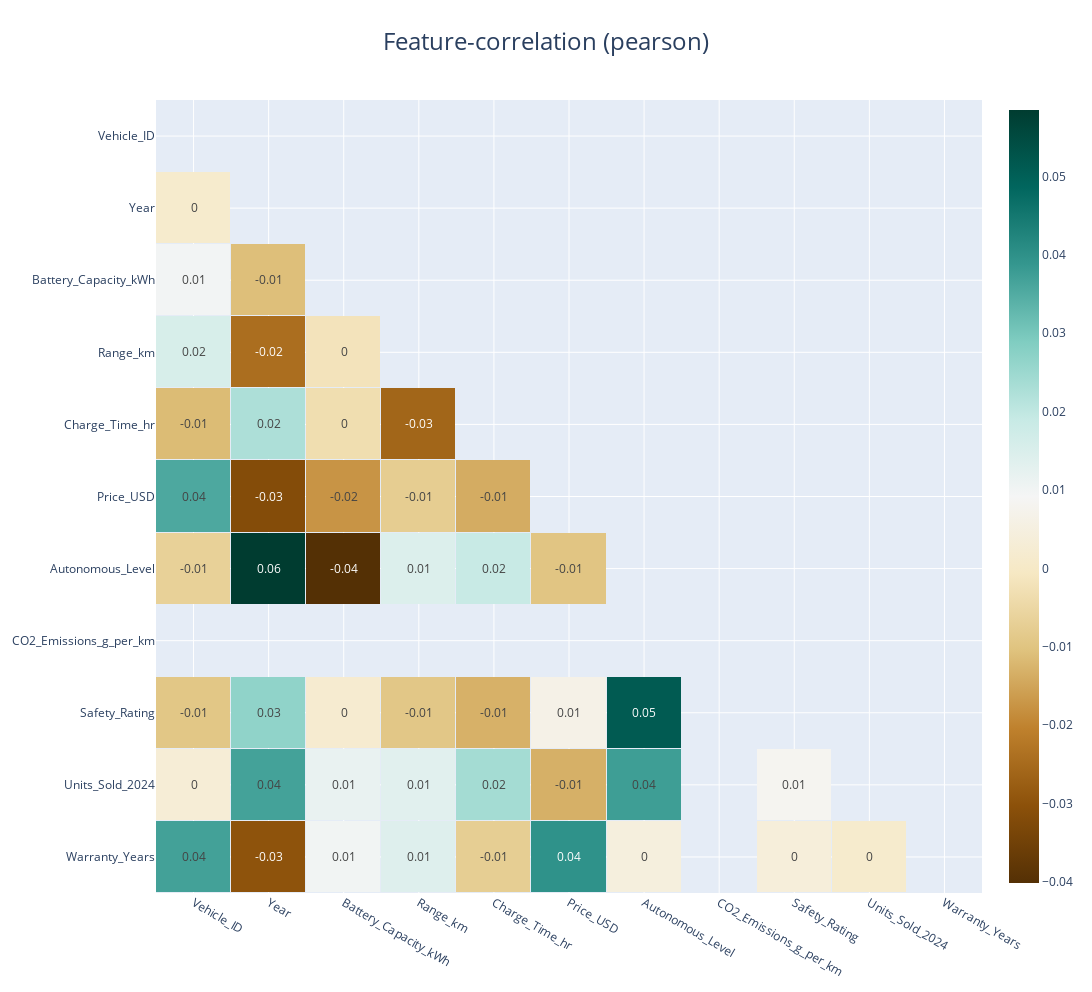

This figure's notebook cell:
### Code cell
klib.corr_interactive_plot(df, figsize=(10,6))

### Figure 1 — Plotly figure (JSON) as saved in the notebook; plotly's stock layout.template omitted (floating-point values rounded to 4 significant figures)
{"data": [{"colorscale": [[0, "rgb(84,48,5)"], [0.1, "rgb(140,81,10)"], [0.2, "rgb(191,129,45)"], [0.3, "rgb(223,194,125)"], [0.4, "rgb(246,232,195)"], [0.5, "rgb(245,245,245)"], [0.6, "rgb(199,234,229)"], [0.7, "rgb(128,205,193)"], [0.8, "rgb(53,151,143)"], [0.9, "rgb(1,102,94)"], [1, "rgb(0,60,48)"]], "hoverongaps": false, "text": [["", 0, 0, "", 0, 0.04, -0.01, 0.01, 0.01, -0.03, 0.04], ["", "", 0.01, "", 0.04, -0.01, 0.02, 0.01, 0.01, 0.04, 0], ["", "", "", "", 0.05, 0.01, -0.01, -0.01, 0, 0.03, -0.01], ["", "", "", "", "", "", "", "", "", "", ""], ["", "", "", "", "", -0.01, 0.02, 0.01, -0.04, 0.06, -0.01], ["", "", "", "", "", "", -0.01, -0.01, -0.02, -0.03, 0.04], ["", "", "", "", "", "", "", -0.03, 0, 0.02, -0.01], ["", "", "", "", "", "", "", "", 0, -0.02, 0.02], ["", "", "", "", "", "", "", "", "", -0.01, 0.01], ["", "", "", "", "", "", "", "", "", "", 0], ["", "", "", "", "", "", "", "", "", "", ""]], "textfont": {"size": 12}, "texttemplate": "%{text}", "type": "heatmap", "x": ["Warranty_Years", "Units_Sold_2024", "Safety_Rating", "CO2_Emissions_g_per_km", "Autonomous_Level", "Price_USD", "Charge_Time_hr", "Range_km", "Battery_Capacity_kWh", "Year", "Vehicle_ID"], "xgap": 1, "y": ["Warranty_Years", "Units_Sold_2024", "Safety_Rating", "CO2_Emissions_g_per_km", "Autonomous_Level", "Price_USD", "Charge_Time_hr", "Range_km", "Battery_Capacity_kWh", "Year", "Vehicle_ID"], "ygap": 1, "z": [[NaN, 0.001246, 0.003833, NaN, 0.004357, 0.03981, -0.007418, 0.01417, 0.01009, -0.02982, 0.03692], [NaN, NaN, 0.008205, NaN, 0.03754, -0.01332, 0.02392, 0.01351, 0.01175, 0.03673, 0.003102], [NaN, NaN, NaN, NaN, 0.05126, 0.006342, -0.01311, -0.009137, 0.001858, 0.0267, -0.009284], [NaN, NaN, NaN, NaN, NaN, NaN, NaN, NaN, NaN, NaN, NaN], [NaN, NaN, NaN, NaN, NaN, -0.009696, 0.01883, 0.01456, -0.04014, 0.05847, -0.00675], [NaN, NaN, NaN, NaN, NaN, NaN, -0.01385, -0.007748, -0.0175, -0.03173, 0.03564], [NaN, NaN, NaN, NaN, NaN, NaN, NaN, -0.02593, -0.003416, 0.02267, -0.01154], [NaN, NaN, NaN, NaN, NaN, NaN, NaN, NaN, -0.001871, -0.0243, 0.01564], [NaN, NaN, NaN, NaN, NaN, NaN, NaN, NaN, NaN, -0.01096, 0.009821], [NaN, NaN, NaN, NaN, NaN, NaN, NaN, NaN, NaN, NaN, 0.001216], [NaN, NaN, NaN, NaN, NaN, NaN, NaN, NaN, NaN, NaN, NaN]], "zmax": 0.01, "zmin": 0.01}], "layout": {"autosize": true, "height": 992.4, "title": {"font": {"size": 24}, "text": "Feature-correlation (pearson)", "x": 0.5}, "width": 1418.0, "xaxis": {"autorange": "reversed"}}}
